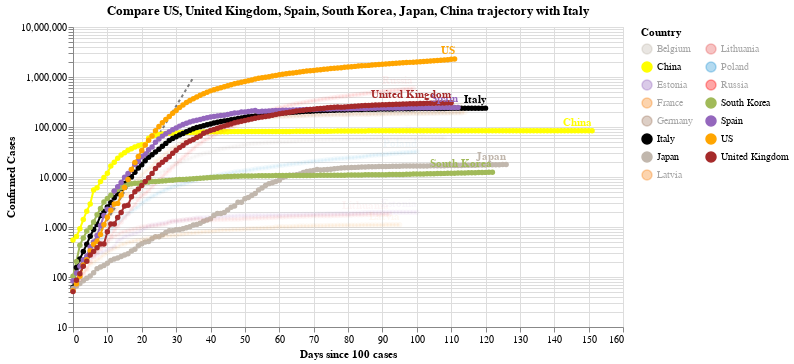

Source (notebook cell):
### Code cell
#hide_input
chart2 = make_since_chart(dff2, ['US', 'United Kingdom', 'Spain', 'South Korea', 'Japan', 'China'], baseline_countries)
chart2

### Figure 1 — Vega-Lite specification as saved in the notebook (floating-point values rounded to 4 significant figures; data arrays with more than 128 entries replaced by an {"elided": "..."} marker saying what was removed)
{"config": {"view": {"continuousWidth": 400, "continuousHeight": 300}}, "layer": [{"data": {"name": "data-628230001892d6798b50651be41d1b3e"}, "mark": {"type": "line", "color": "black", "opacity": 0.5, "strokeDash": [3, 3]}, "encoding": {"x": {"type": "quantitative", "field": "Days since 100 cases"}, "y": {"type": "quantitative", "field": "Confirmed Cases"}}}, {"data": {"name": "data-41b66d675a17fabc252d02bb6f4d8c85"}, "mark": {"type": "line", "point": true}, "encoding": {"color": {"type": "nominal", "field": "Country", "legend": {"columns": 2}, "scale": {"domain": ["Belgium", "China", "Estonia", "France", "Germany", "Italy", "Japan", "Latvia", "Lithuania", "Poland", "Russia", "South Korea", "Spain", "US", "United Kingdom"], "range": ["#C1B7AD", "yellow", "#9467bd", "#F58518", "#9D755D", "black", "#C1B7AD", "#F58518", "#E45756", "#2495D3", "red", "#A1BA59", "#9467bd", "orange", "brown"]}}, "opacity": {"condition": {"value": 1, "selection": "selector006"}, "value": 0.05}, "tooltip": [{"type": "nominal", "field": "Country"}, {"type": "temporal", "field": "Date"}, {"type": "quantitative", "field": "Confirmed Cases"}, {"type": "quantitative", "field": "Days since 100 cases"}], "x": {"type": "quantitative", "field": "Days since 100 cases"}, "y": {"type": "quantitative", "field": "Confirmed Cases", "scale": {"type": "log"}}}, "selection": {"selector006": {"type": "multi", "fields": ["Country"], "bind": "legend", "init": [{"Country": "US"}, {"Country": "United Kingdom"}, {"Country": "Spain"}, {"Country": "South Korea"}, {"Country": "Japan"}, {"Country": "China"}, {"Country": "Italy"}]}}, "width": 550}, {"data": {"name": "data-41b66d675a17fabc252d02bb6f4d8c85"}, "mark": {"type": "text", "align": "right", "dy": -8, "fontWeight": "bold"}, "encoding": {"color": {"type": "nominal", "field": "Country", "legend": {"columns": 2}, "scale": {"domain": ["Belgium", "China", "Estonia", "France", "Germany", "Italy", "Japan", "Latvia", "Lithuania", "Poland", "Russia", "South Korea", "Spain", "US", "United Kingdom"], "range": ["#C1B7AD", "yellow", "#9467bd", "#F58518", "#9D755D", "black", "#C1B7AD", "#F58518", "#E45756", "#2495D3", "red", "#A1BA59", "#9467bd", "orange", "brown"]}}, "opacity": {"condition": {"value": 1, "selection": "selector006"}, "value": 0.05}, "text": {"type": "nominal", "field": "Country"}, "tooltip": [{"type": "nominal", "field": "Country"}, {"type": "temporal", "field": "Date"}, {"type": "quantitative", "field": "Confirmed Cases"}, {"type": "quantitative", "field": "Days since 100 cases"}], "x": {"type": "quantitative", "field": "Days since 100 cases"}, "y": {"type": "quantitative", "field": "Confirmed Cases", "scale": {"type": "log"}}}, "transform": [{"filter": "(datum['Date'] >= 1592697600000)"}], "width": 550}], "title": "Compare US, United Kingdom, Spain, South Korea, Japan, China trajectory with Italy", "$schema": "https://vega.github.io/schema/vega-lite/v4.0.2.json", "datasets": {"data-628230001892d6798b50651be41d1b3e": [{"Days since 100 cases": 0, "Confirmed Cases": 100.0}, {"Days since 100 cases": 1, "Confirmed Cases": 130.0}, {"Days since 100 cases": 2, "Confirmed Cases": 169.0}, {"Days since 100 cases": 3, "Confirmed Cases": 219.7}, {"Days since 100 cases": 4, "Confirmed Cases": 285.6}, {"Days since 100 cases": 5, "Confirmed Cases": 371.3}, {"Days since 100 cases": 6, "Confirmed Cases": 482.7}, {"Days since 100 cases": 7, "Confirmed Cases": 627.5}, {"Days since 100 cases": 8, "Confirmed Cases": 815.7}, {"Days since 100 cases": 9, "Confirmed Cases": 1060.0}, {"Days since 100 cases": 10, "Confirmed Cases": 1379.0}, {"Days since 100 cases": 11, "Confirmed Cases": 1792.0}, {"Days since 100 cases": 12, "Confirmed Cases": 2330.0}, {"Days since 100 cases": 13, "Confirmed Cases": 3029.0}, {"Days since 100 cases": 14, "Confirmed Cases": 3937.0}, {"Days since 100 cases": 15, "Confirmed Cases": 5119.0}, {"Days since 100 cases": 16, "Confirmed Cases": 6654.0}, {"Days since 100 cases": 17, "Confirmed Cases": 8650.0}, {"Days since 100 cases": 18, "Confirmed Cases": 11250.0}, {"Days since 100 cases": 19, "Confirmed Cases": 14620.0}, {"Days since 100 cases": 20, "Confirmed Cases": 19000.0}, {"Days since 100 cases": 21, "Confirmed Cases": 24710.0}, {"Days since 100 cases": 22, "Confirmed Cases": 32120.0}, {"Days since 100 cases": 23, "Confirmed Cases": 41750.0}, {"Days since 100 cases": 24, "Confirmed Cases": 54280.0}, {"Days since 100 cases": 25, "Confirmed Cases": 70560.0}, {"Days since 100 cases": 26, "Confirmed Cases": 91730.0}, {"Days since 100 cases": 27, "Confirmed Cases": 119300.0}, {"Days since 100 cases": 28, "Confirmed Cases": 155000.0}, {"Days since 100 cases": 29, "Confirmed Cases": 201500.0}, {"Days since 100 cases": 30, "Confirmed Cases": 262000.0}, {"Days since 100 cases": 31, "Confirmed Cases": 340600.0}, {"Days since 100 cases": 32, "Confirmed Cases": 442800.0}, {"Days since 100 cases": 33, "Confirmed Cases": 575600.0}, {"Days since 100 cases": 34, "Confirmed Cases": 748300.0}, {"Days since 100 cases": 35, "Confirmed Cases": 972800.0}], "data-41b66d675a17fabc252d02bb6f4d8c85": {"elided": "1688 records"}}}
